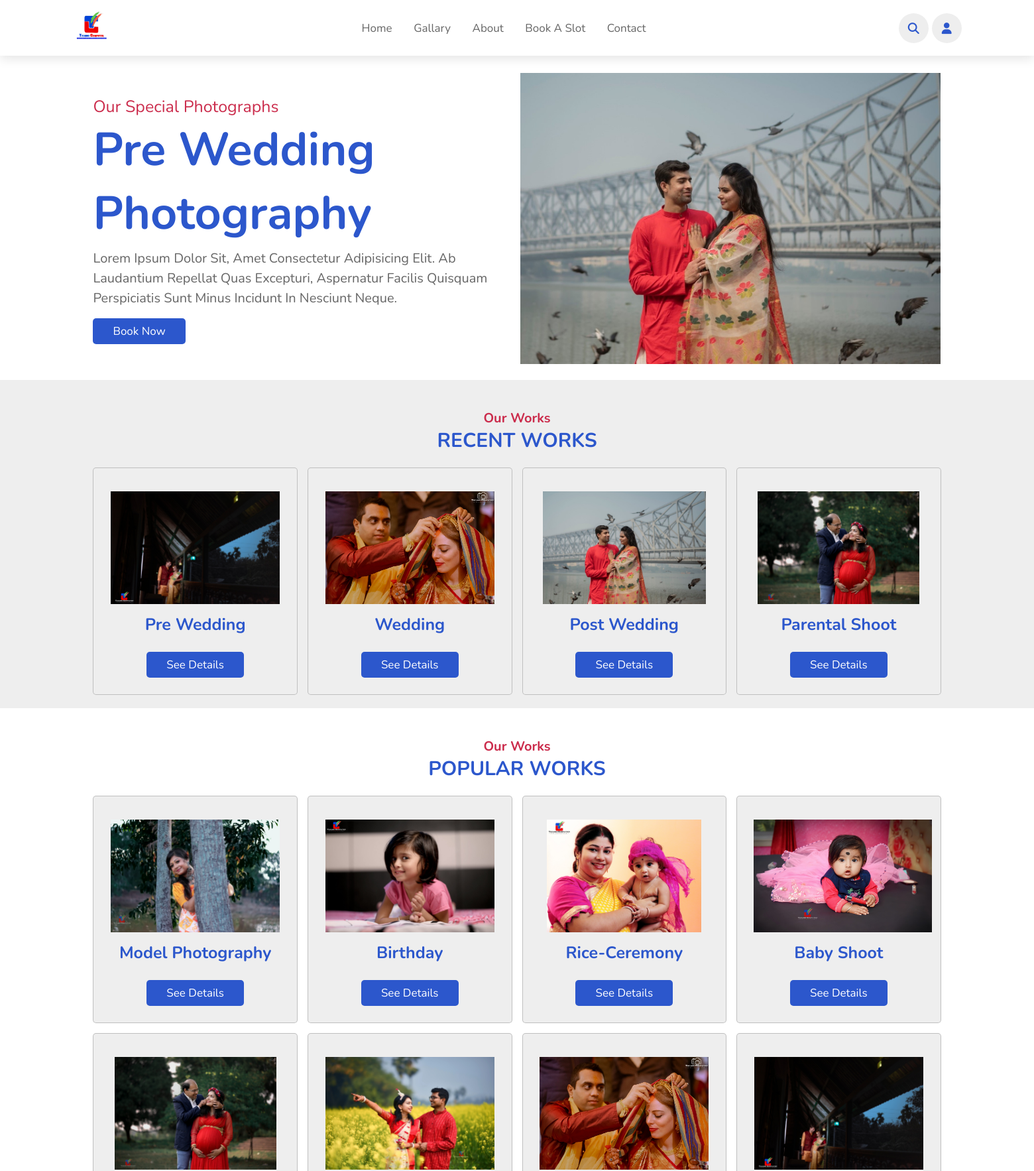
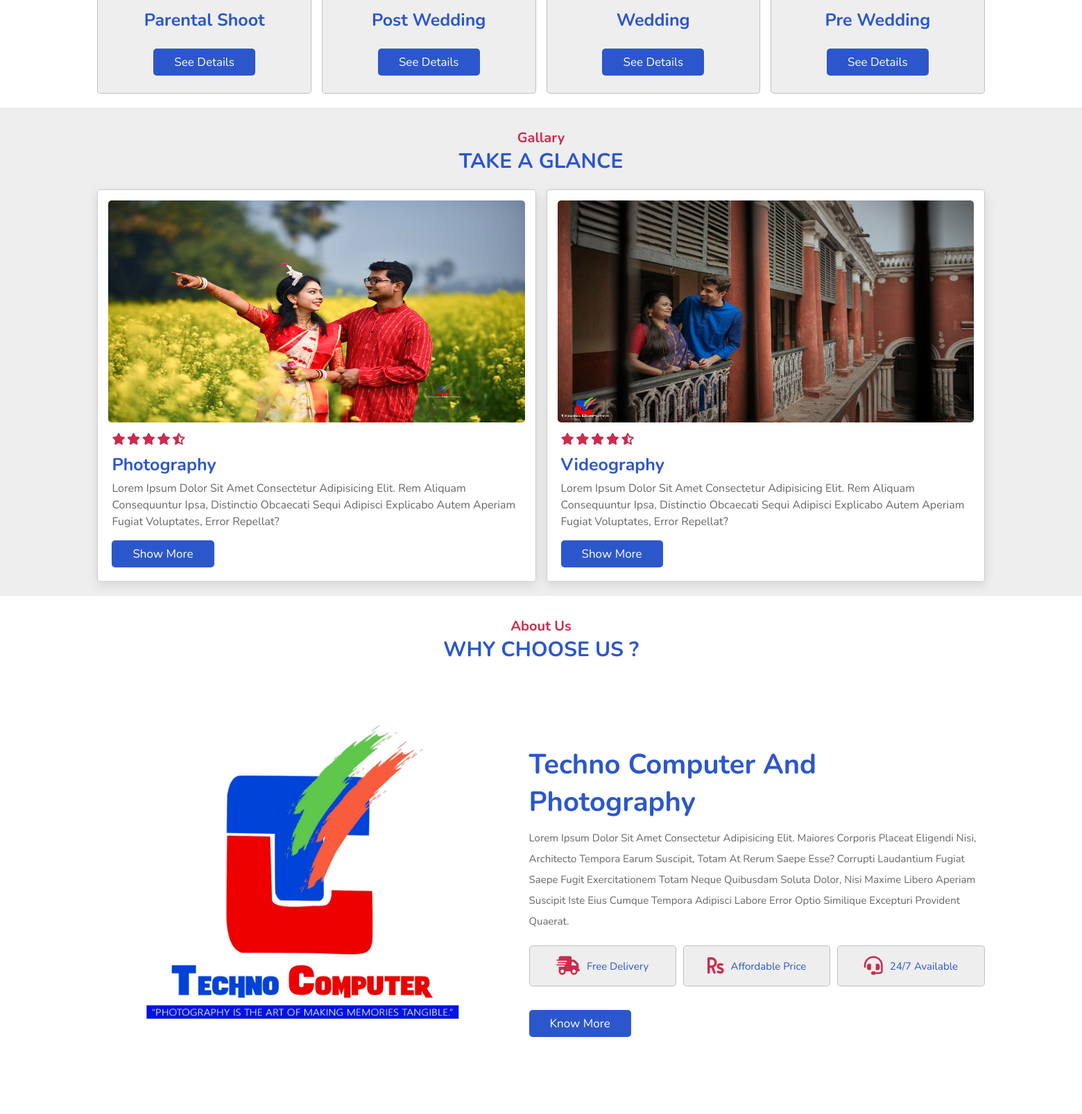
The page / (upper part) on the database its author committed (2 pictures, top to bottom).
### techno/models.py (models this page shows, shortened)
class Post(models.Model):
    STATUS=(
        ('0','Draft'),
        ('1','Publish'),
    )
    SECTION = (
        ('Main_post','Main_post'),
        ('Recent','Recent'),
        ('Popular','Popular'),
        ('Gallary','Gallary'),
        ('Editors_Pick','Editors_Pick'),
    )
    featured_image = models.ImageField(upload_to='Images')
    title = models.CharField(max_length=200)
    content = RichTextField()
    date = models.DateField(auto_now_add = True)
    status = models.CharField(choices=STATUS,max_length=100)
    section =models.CharField(choices =SECTION,max_length=200)

### Techno_photo/views.py (the view, shortened to what this page needs)
# urls.py: path('',views.INDEX,name="index"),
def INDEX(request):
    main_post = Post.objects.filter(section='Main_post' ,status=1).order_by('-id')
    popular_post = Post.objects.filter(section='Popular',status=1).order_by('-id')
    recent_post = Post.objects.filter(section='Recent',status=1)
    post = Post.objects.all()
    context={
        'main_post':main_post,
        'popular_post':popular_post,
        'recent_post':recent_post,
        'post':post,
    }
    return render(request,'index.html',context)

### templates/index.html (shortened to what this page needs)
{% extends "base.html" %}
{% load static %}
{% block content %}
    <section class="home" id="home">
        <div class="swiper-container home-slider">
            <div class="swiper-wrapper wrapper">
                <div class="swiper-slide slide">
                    <div class="content">
                        <span>Our Special Photographs</span>
                        <h3>Pre Wedding photography</h3>
                        <p>Lorem ipsum dolor sit, amet consectetur adipisicing elit. Ab laudantium repellat quas
                            excepturi, aspernatur facilis quisquam perspiciatis sunt minus incidunt in nesciunt neque.
                        </p>
                        <a href="#slot" class="btn">Book Now</a>
                    </div>
                    <div class="image">
                        <img src="{% static "images/prewed/pw2.jpg" %}" alt="">
                    </div>
                </div>
            </div>
        </div>
    </section>
    <section class="dishes recent_work" id="dishes recent_work">
        <br>
        <h3 class="sub-heading">Our Works </h3>
        <h1 class="heading">Recent Works</h1>
        <div class="box-container">
            {% for i in recent_post %}
            <div class="box">
                <img src="{{i.featured_image}}" alt="" class="work">
                <h3>{{i.title}}</h3>
                <br>
                <a href="{% url "blog" i.id %}" class="btn">See Details </a>
            </div>
            {% endfor %}
    </section>
    <section class="dishes" id="dishes">
        <br>
        <h3 class="sub-heading">Our Works </h3>
        <h1 class="heading">Popular Works</h1>
        <div class="box-container">
            {% for i in popular_post %}
            <div class="box">
                <img src="{{i.featured_image}}" alt="" class="work">
                <h3>{{i.title}}</h3>
                <br>
                <a href="{% url "blog" i.id %}" class="btn">See Details</a>
            </div>
            {% endfor %}
        </div>
    </section>
    <section class="gallary" id="gallary">
        <h3 class="sub-heading">Gallary </h3>
        <h1 class="heading">Take a Glance</h1>
        <div class="box-container">
            <div class="box">
                <div class="image">
                    <img src="{% static "images/prewed/pw6.jpg" %}" alt="">
                </div>
                <div class="content">
                    <div class="stars">
                        <i class="fas fa-star"></i>
                        <i class="fas fa-star"></i>
                        <i class="fas fa-star"></i>
                        <i class="fas fa-star"></i>
                        <i class="fas fa-star-half-alt"></i>
                    </div>
                    <h3>Photography</h3>
                    <p>Lorem ipsum dolor sit amet consectetur adipisicing elit. Rem aliquam consequuntur ipsa,
                        distinctio obcaecati sequi adipisci explicabo autem aperiam fugiat voluptates, error repellat?
                    </p>
                    <a href="{% url "gallery" %}" class="btn">Show More</a>
                </div>
            </div>
            <div class="box">
                <div class="image">
                    <img src="{% static "images/prewed/pw3.jpg" %}" alt="">
                </div>
                <div class="content">
                    <div class="stars">
                        <i class="fas fa-star"></i>
                        <i class="fas fa-star"></i>
                        <i class="fas fa-star"></i>
                        <i class="fas fa-star"></i>
                        <i class="fas fa-star-half-alt"></i>
                    </div>
                    <h3>Videography</h3>
                    <p>Lorem ipsum dolor sit amet consectetur adipisicing elit. Rem aliquam consequuntur ipsa,
                        distinctio obcaecati sequi adipisci explicabo autem aperiam fugiat voluptates, error repellat?
                    </p>
                    <a href="{% url "video" %}" class="btn">Show More</a>
                </div>
            </div>
        </div>
    </section>
    <section class="about" id="about">
        <h3 class="sub-heading">About Us </h3>
        <h1 class="heading">Why Choose Us ?</h1>
        <div class="row">
            <div class="image">
                <img src="{% static "images/logo.jpg" %}" alt="">
            </div>
            <div class="content">
                <h3>Techno Computer and Photography</h3>
                <p>Lorem ipsum dolor sit amet consectetur adipisicing elit. Maiores corporis placeat eligendi nisi,
                    architecto tempora earum suscipit, totam at rerum saepe esse? Corrupti laudantium fugiat saepe fugit
                    exercitationem totam neque quibusdam soluta dolor, nisi maxime libero aperiam suscipit iste eius
                    cumque tempora adipisci labore error optio similique excepturi provident quaerat.</p>
                <div class="icons-container">
                    <div class="icons">
                        <i class="fas fa-shipping-fast"></i>
                        <span>Free Delivery</span>
                    </div>
                    <div class="icons">
                        <i class="fas fa-rupee-sign"></i>
                        <span>Affordable Price</span>
                    </div>
                    <div class="icons">
                        <i class="fas fa-headset"></i>
                        <span>24/7 Available</span>
                    </div>
                </div>
                <br>
                <a href="#" class="btn">Know More</a>
            </div>
        </div>
    </section>
    {% endblock content %}

### static/css/style.css (style rules this page uses)
:root { --green:#cb2c4c; --black:#2c57cc; --light:#666; --box-shadow:0 .5rem 1.5rem rgb(0,0,0,.1); }
* { font-family: "Nunito", sans-serif; margin: 0; padding: 0; box-sizing: border-box; text-decoration: none; outline: none; border: none; text-transform: capitalize; transition: all .2s linear; }
html { scroll-behavior: smooth; overflow-x: hidden; font-size: 62.5%; scroll-padding-top: 5.5rem; }
section { padding: 2rem 9%; }
section:nth-child(even) { background: #eee; }
.btn { margin-top: 1rem; display:inline-block ; font-size: 1.7rem; color:#fff; background: var(--black); border-radius: .5rem; cursor: pointer; padding:.8rem 3rem; }
.home .home-slider .slide { display: flex; align-items: center; flex-wrap: wrap; gap: 1rem; overflow: hidden; padding-top:9rem ; }
.home .home-slider .slide .content { flex:1 1 45rem ; }
.home .home-slider .slide .image { flex:1 1 45rem ; }
.home .home-slider .slide .image img { width: 100%; }
.home .home-slider .slide .content span { color: var(--green); font-size: 2.5rem; }
.home .home-slider .slide .content h3 { color: var(--black); font-size: 7rem; }
.home .home-slider .slide .content p { color: var(--light); font-size: 2rem; padding: .5rem 0; line-height: 1.5; }
.sub-heading { text-align: center; color: var(--green); font-size: 2rem; padding-top: 1rem; }
.heading { text-align: center; color: var(--black); font-size: 3rem; padding-bottom: 2rem; text-transform: uppercase; }
.dishes .box-container { display: grid; grid-template-columns: repeat(auto-fit,minmax(27rem , 1fr)); gap: 1.5rem; }
.dishes .box-container .box { padding: 2.5rem; background: #eee; border-radius: .5rem; border: .1rem solid rgba(0,0,0,.2); box-shadow: var(--light); position: relative; overflow: hidden; text-align: center; }
.dishes .box-container .box img { height:17rem; margin: 1rem 0; }
.dishes .box-container .box h3 { color: var(--black); font-size: 2.5rem; }
.about .row { display: flex; flex-wrap: wrap; gap: 1.5rem; align-items: center; }
.about .row .image { flex: 1 1 40rem; }
.about .row .image img { width: 100%; }
.about .row .content { flex: 1 1 45rem; }
.about .row .content h3 { color: var(--black); font-size: 4rem; padding: .5rem 0; }
.about .row .content p { color: var(--light); font-size: 1.5rem; padding: .5rem 0; line-height: 2; }
.about .row .content .icons-container { display: flex; gap: 1rem; flex-wrap: wrap; padding: 1rem 0; margin-top: .5rem; }
.about .row .content .icons-container .icons { background: #eee; border-radius: .5rem; border: .1rem solid rgba(0,0,0,.2); display: flex; align-items: center; justify-content: center; gap: 1rem; flex:1 1 17rem; padding: 1.5rem 1rem; }
.about .row .content .icons-container .icons i { font-size: 2.7rem; color: var(--green); }
.about .row .content .icons-container .icons span { font-size: 1.5rem; color: var(--black); }
.gallary .box-container { display: grid; grid-template-columns: repeat(auto-fit,minmax(30rem , 1fr)); gap: 1.5rem; }
.gallary .box-container .box { background: #fff; border: .1rem solid rgba(0,0,0,.2); border-radius: .5rem; box-shadow: var(--box-shadow); }
.gallary .box-container .box .image { height: 35rem; width: 100%; padding: 1.5rem; overflow: hidden; position: relative; }
.gallary .box-container .box .image img { height: 100%; width: 100%; border-radius: .5rem; }
.gallary .box-container .box .content { padding: 2rem; padding-top: 0; }
.gallary .box-container .box .content .stars { padding-bottom: 1rem; }
.gallary .box-container .box .content .stars i { font-size: 1.7rem; color: var(--green); }
.gallary .box-container .box .content h3 { color: var(--black); font-size: 2.5rem; }
.gallary .box-container .box .content p { color: var(--light); font-size: 1.6rem; padding: .5rem 0; line-height: 1.5; }

### rows shown on the page
Post: featured_image (picture), title "Pre Wedding"
Post: featured_image (picture), title "Wedding"
Post: featured_image (picture), title "Post Wedding"
Post: featured_image (picture), title "Parental Shoot"
Post: featured_image (picture), title "Model Photography"
Post: featured_image (picture), title "Birthday"
Post: featured_image (picture), title "Rice-Ceremony"
Post: featured_image (picture), title "Baby Shoot"
Post: featured_image (picture), title "Parental Shoot"
Post: featured_image (picture), title "Post Wedding"
Post: featured_image (picture), title "Wedding"
Post: featured_image (picture), title "Pre Wedding"
